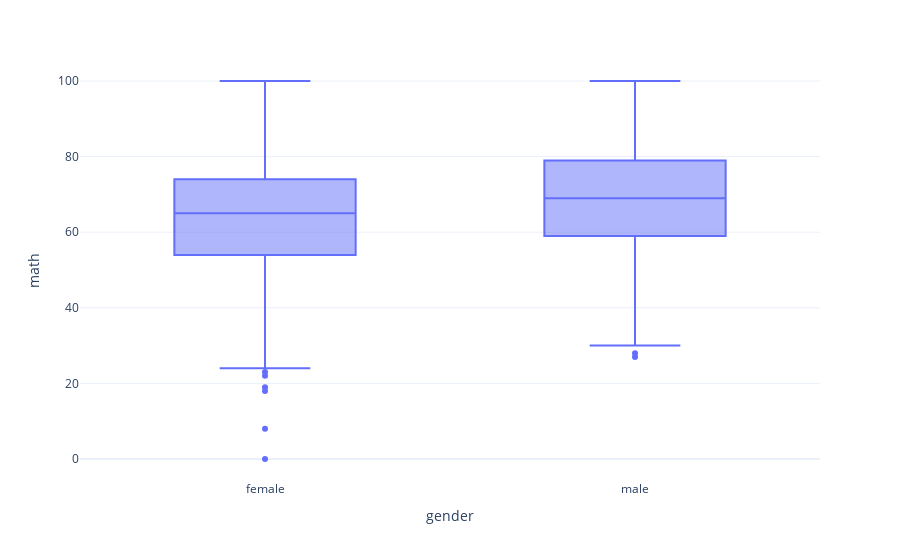

Notebook cell for this chart:
### Code cell
fig = px.box(data,
             x='gender', 
             y='math',
             template='plotly_white')
fig.show()

### Figure 1 — Plotly figure (JSON) as saved in the notebook; plotly's stock layout.template omitted (floating-point values rounded to 4 significant figures; data arrays with more than 128 entries replaced by an {"elided": "..."} marker saying what was removed)
{"data": [{"alignmentgroup": "True", "hovertemplate": "gender=%{x}<br>math=%{y}<extra></extra>", "legendgroup": "", "marker": {"color": "#636efa"}, "name": "", "notched": false, "offsetgroup": "", "orientation": "v", "showlegend": false, "type": "box", "x": {"elided": "1000 str values"}, "x0": " ", "xaxis": "x", "y": {"elided": "1000 int values"}, "y0": " ", "yaxis": "y"}], "layout": {"autosize": true, "boxmode": "group", "legend": {"tracegroupgap": 0}, "margin": {"t": 60}, "xaxis": {"anchor": "y", "autorange": true, "domain": [0, 1], "range": [-0.5, 1.5], "title": {"text": "gender"}, "type": "category"}, "yaxis": {"anchor": "x", "autorange": true, "domain": [0, 1], "range": [-5.556, 105.6], "title": {"text": "math"}, "type": "linear"}}}
